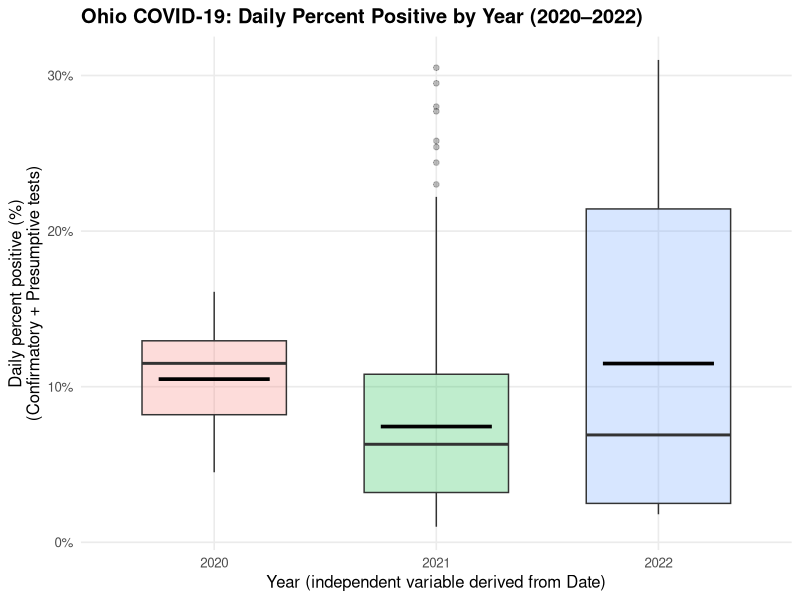
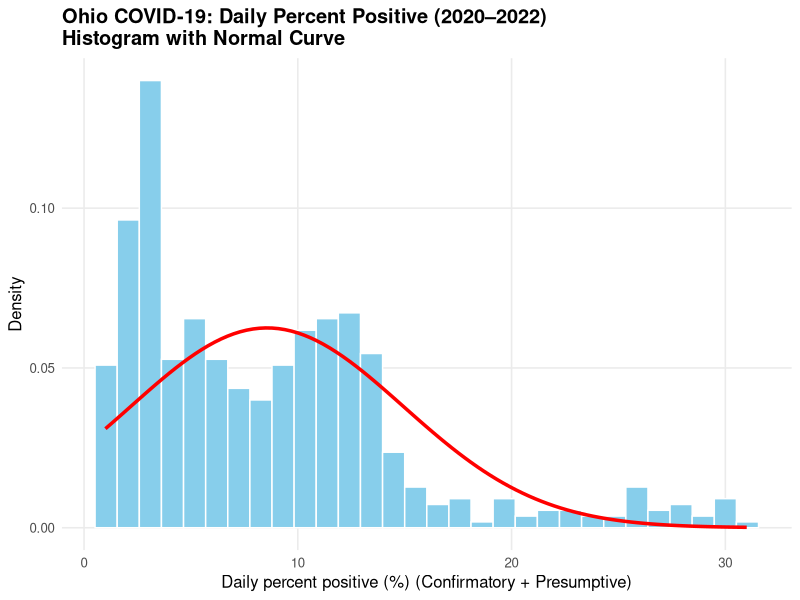
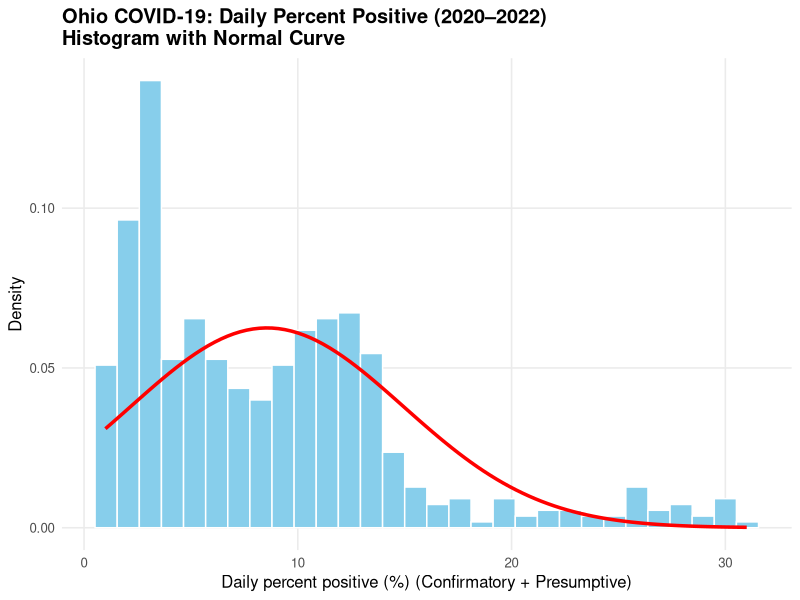

These charts were generated, in order, by the following R code:
# Load Dataset
df <- read.csv("TestingDetails.csv")

# 1) Load tidyverse

library(tidyverse)


# 2) Read the CSV (mark common NA strings as missing)

df <- readr::read_csv(
  "TestingDetails.csv",
  na = c("N/A", "NA", "", " "),
  show_col_types = FALSE
)

# 3) Set DV column name (short reference)

dv <- "Confirmatory and Presumptive Lab Percent Positive (Daily)"

# 4) Basic cleaning & preparation (tidyverse)
#    - Parse Date
#    - Drop rows with missing Date
#    - Derive Year from Date
#    - Coerce DV to numeric (non-numeric -> NA)

df <- df %>%
  mutate(
    Date = as.Date(Date, format = "%m/%d/%Y")                    # parse Date (mm/dd/yyyy)
  ) %>%
  filter(!is.na(Date))                                           # drop rows where Date is NA
df <- df %>%
  mutate(
    Year = as.integer(format(Date, "%Y")),                       # derive Year (IV)
    `Confirmatory and Presumptive Lab Percent Positive (Daily)` =
      suppressWarnings(as.numeric(`Confirmatory and Presumptive Lab Percent Positive (Daily)`))
  )

# 5) Build analysis frame for 2020–2022
#    - Year as factor
#    - Percent = DV * 100
#    - Remove missing DV values

df_dep <- df %>%
  filter(Year %in% c(2020, 2021, 2022)) %>%
  transmute(
    Year    = factor(Year),                                      # categorical x-axis
    Percent = .data[[dv]] * 100                                  # DV in percent
  ) %>%
  filter(!is.na(Percent))                                        # drop missing DV

# 6) BOXPLOT (ggplot2, tidyverse style)
#    - Includes outliers by default
#    - Mean shown as a crossbar
#    - Clear labels and minimal theme

p_box <- ggplot(df_dep, aes(x = Year, y = Percent, fill = Year)) +
  geom_boxplot(width = 0.65, alpha = 0.25,
               outlier.colour = "black", outlier.size = 1.6) +
  stat_summary(fun = mean, geom = "crossbar",
               width = 0.5, colour = "black", size = 0.5) +
  scale_y_continuous(labels = function(x) paste0(x, "%")) +
  labs(
    title = "Ohio COVID-19: Daily Percent Positive by Year (2020–2022)",
    x     = "Year (independent variable derived from Date)",
    y     = "Daily percent positive (%)\n(Confirmatory + Presumptive tests)"
  ) +
  theme_minimal(base_size = 12) +
  theme(
    plot.title = element_text(face = "bold"),
    panel.grid.minor = element_blank(),
    legend.position = "none"                                     # legend not needed
  )

# 7) Show and save the boxplot

print(p_box)

# ============================================
# 1) Load tidyverse
# ============================================
library(tidyverse)

# ============================================
# 2) Read the CSV (mark common NA strings as missing)
#    - Same import as your preferred approach
# ============================================
df <- readr::read_csv(
  "TestingDetails.csv",
  na = c("N/A", "NA", "", " "),
  show_col_types = FALSE
)

# ============================================
# 3) Set DV column name (short reference)
# ============================================
dv <- "Confirmatory and Presumptive Lab Percent Positive (Daily)"

# ============================================
# 4) Basic cleaning & preparation
#    - Parse Date
#    - Drop rows with missing Date
#    - Derive Year from Date
#    - Coerce DV to numeric (non-numeric -> NA)
# ============================================
df <- df %>%
  mutate(
    Date = as.Date(Date, format = "%m/%d/%Y")
  ) %>%
  filter(!is.na(Date))
df <- df %>%
  mutate(
    Year = as.integer(format(Date, "%Y")),
    `Confirmatory and Presumptive Lab Percent Positive (Daily)` =
      suppressWarnings(as.numeric(`Confirmatory and Presumptive Lab Percent Positive (Daily)`))
  )

# ============================================
# 5) Build DV-only frame (2020–2022)
#    - Percent = DV * 100
#    - Remove missing DV values
# ============================================
dv_df <- df %>%
  filter(Year %in% c(2020, 2021, 2022)) %>%
  transmute(Percent = .data[[dv]] * 100) %>%
  filter(!is.na(Percent))

# ============================================
# 6) Compute mean & sd of DV (Percent) for normal overlay
# ============================================
dv_stats <- dv_df %>%
  summarise(m = mean(Percent), sd = sd(Percent))

# ============================================
# 7) HISTOGRAM with normal curve overlay (density scale)
#    - y = ..density.. so the normal curve aligns naturally
# ============================================
p_hist <- ggplot(dv_df, aes(x = Percent)) +
  geom_histogram(aes(y = ..density..),
                 bins = 30, fill = "skyblue", color = "white") +  # <-- skyblue bars
  stat_function(fun = dnorm,
                args = list(mean = dv_stats$m, sd = dv_stats$sd),
                color = "red", linewidth = 1.2) +
  labs(
    title = "Ohio COVID-19: Daily Percent Positive (2020–2022)\nHistogram with Normal Curve",
    x     = "Daily percent positive (%) (Confirmatory + Presumptive)",
    y     = "Density"
  ) +
  theme_minimal(base_size = 12) +
  theme(
    plot.title = element_text(face = "bold"),
    panel.grid.minor = element_blank()
  )

# ============================================
# 8) Show and save the histogram
# ============================================
print(p_hist)
ggsave("histogram_dv_with_normal_tidyverse.png", p_hist, width = 9, height = 5.5, dpi = 200)
